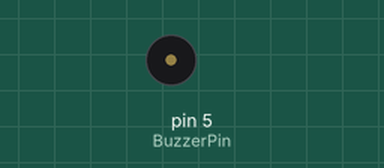
Simulated run of this sketch. Board: Arduino Uno, built with avr-gcc and run on an emulated ATmega328P. Shown: buzzer (waves = sounding).

Above: at 0.2 s.
Timing chart, 0 to 1.7 s (numbered marks = the images above):
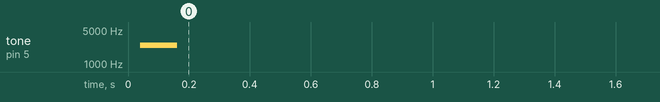

Measured:
- by itself, tone on pin 5 (BuzzerPin): silent → 2446 Hz at 0.04 s, → silent 0.12 s later

The sketch:

Lab6.ino
```cpp
/*
  created by Kyi Zaw Win 8/12/2020
  Lab no 7

*/
int BuzzerPin = 5;
int TONEdelay = 200;

// the setup function runs once when you press reset or power the board
void setup() {
  int ii;
  pinMode(BuzzerPin, OUTPUT);

  for(ii=0;ii<200;ii++)
  {
    digitalWrite(BuzzerPin, HIGH);
    delayMicroseconds(TONEdelay);
    digitalWrite(BuzzerPin, LOW);
    delayMicroseconds(TONEdelay);
  }

}

// the loop function runs over and over again forever
void loop() {
}
```
